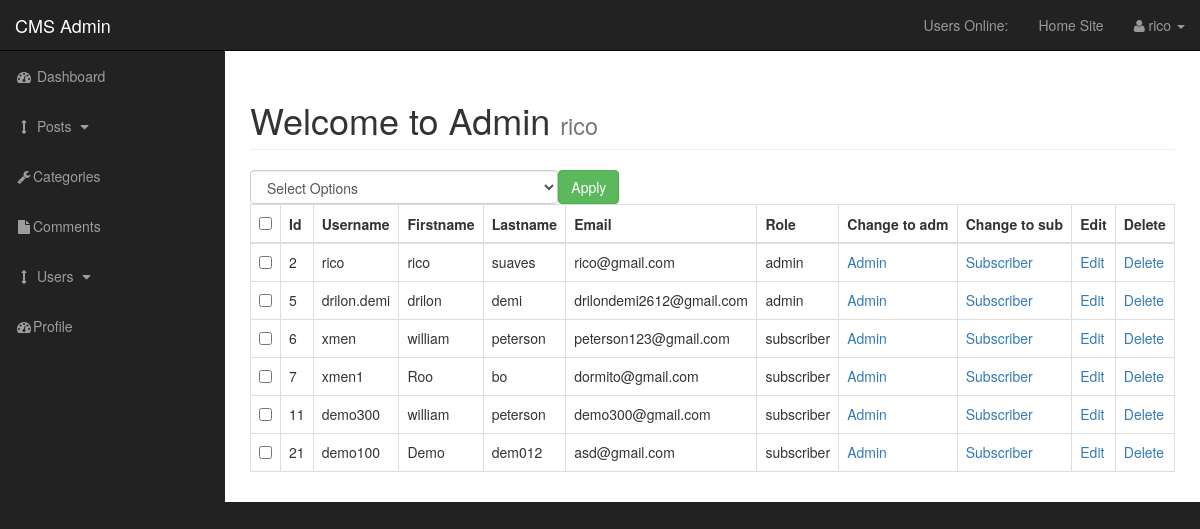
Screenshot of /admin/users.php (signed in) with the database file from the repository.
### tables this page shows
CREATE TABLE `users` (
  `user_id` int(3) NOT NULL,
  `username` varchar(255) NOT NULL,
  `user_password` varchar(255) NOT NULL,
  `user_firstname` varchar(255) NOT NULL,
  `user_lastname` varchar(255) NOT NULL,
  `user_email` varchar(255) NOT NULL,
  `user_image` text NOT NULL,
  `user_role` varchar(255) NOT NULL,
  `randSalt` varchar(255) NOT NULL DEFAULT '$2y$10$iusesomecrazystrings22'
);

### admin/includes/view_all_users.php (the view, shortened to what this page needs)
             <form action="" method="post">
      <table class="table table-bordered table-hover">
         <div id="bulkOptionsContainer" class="col-xs-4">
              <select class="form-control" name="bulk_options" id="">
              <option value="">Select Options</option>
          </select>
      </div>
      <div id="col-xs-4">
      <input type="submit" name="submit" class="btn btn-success" value="Apply">
      </div>
        <thead>
            <tr>
               <th><input id="selectAllBoxes" type="checkbox"></th>
                <th>Id</th>
                <th>Username</th>
                <th>Firstname</th>
                <th>Lastname</th>
                <th>Email</th>
                <th>Role</th>
                <th>Change to adm</th>
                <th>Change to sub</th>
                <th>Edit</th>
                <th>Delete</th>
            </tr>
        </thead>
    <tbody>
       <?php
$query = "SELECT * FROM users ";
$select_users = mysqli_query($connection, $query);
while($row = mysqli_fetch_assoc($select_users)) {
$user_id = $row['user_id'];
$username = $row['username'];
$user_firstname = $row['user_firstname'];
$user_lastname = $row['user_lastname'];
$user_email = $row['user_email'];
$user_role = $row['user_role'];
    echo "<tr>";
    ?>
    <td><input class='checkBoxes' id='selectAllBoxes' type='checkbox' name='checkBoxArray[]' value='<?php echo $user_id; ?>'></td>
    <?php
    echo "<td>$user_id</td>";
    echo "<td>$username</td>";
    echo "<td>$user_firstname</td>";
    echo "<td>$user_lastname</td>";
    echo "<td>$user_email</td>";
    echo "<td>$user_role</td>";
    echo "<td><a href='users.php?change_to_admin=$user_id'>Admin</a></td>";
    echo "<td><a href='users.php?change_to_sub=$user_id'>Subscriber</a></td>";
    echo "<td><a href='users.php?source=edit_user&edit_user=$user_id'>Edit</a></td>";
    echo "<td><a onClick=\"javascript: return confirm('Are you sure you want to delete this user?'); \" href='users.php?delete=$user_id'>Delete</a></td>";
    echo "</tr>";
}
        ?>
    </tbody>
     </table>

### admin/css/sb-admin.css (style rules this page uses)
body { margin-top: 100px; background-color: #222; }
@media (min-width:768px) { body { margin-top: 50px; } }
#bulkOptionsContainer { padding: 0px;; }

### rows the page displays
users: user_id "2", username "rico", user_firstname "rico", user_lastname "suaves", user_email "rico@gmail.com", user_role "admin"
users: user_id "5", username "drilon.demi", user_firstname "drilon", user_lastname "demi", user_email "drilondemi2612@gmail.com", user_role "admin"
users: user_id "6", username "xmen", user_firstname "william", user_lastname "peterson", user_email "peterson123@gmail.com", user_role "subscriber"
users: user_id "7", username "xmen1", user_firstname "Roo", user_lastname "bo", user_email "dormito@gmail.com", user_role "subscriber"
users: user_id "11", username "demo300", user_firstname "william", user_lastname "peterson", user_email "demo300@gmail.com", user_role "subscriber"
users: user_id "21", username "demo100", user_firstname "Demo", user_lastname "dem012", user_email "asd@gmail.com", user_role "subscriber"

### other values shown
$_SESSION['username'] "rico"
